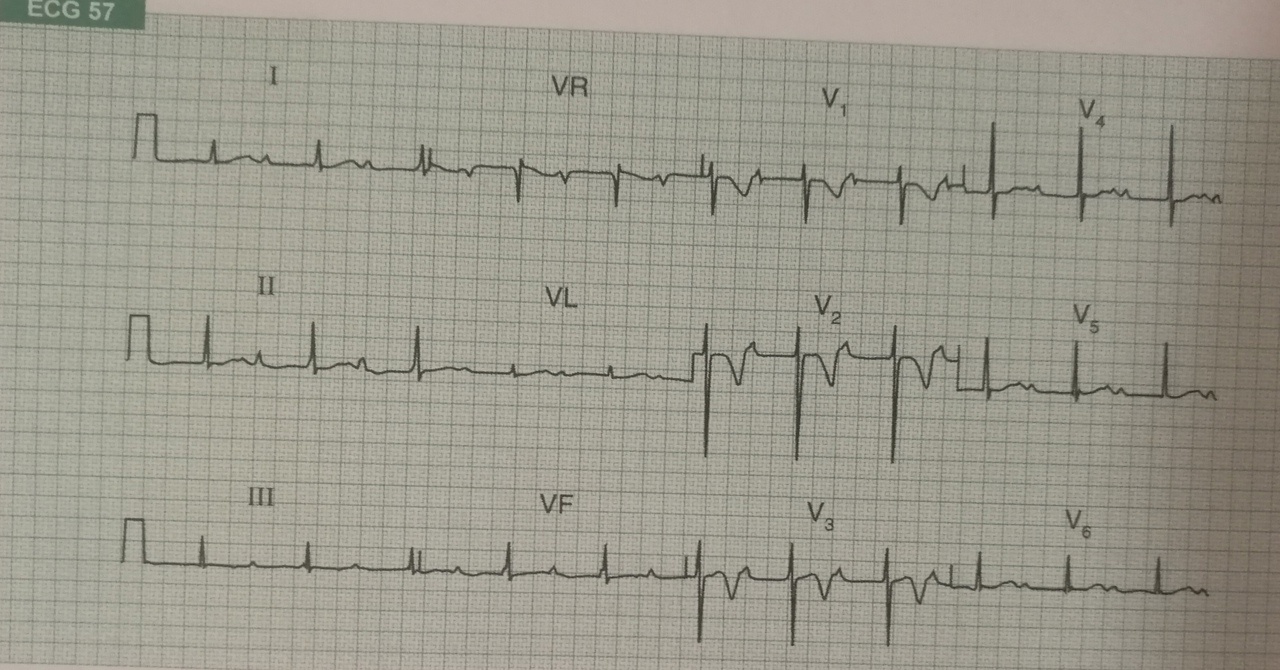
#> input picture images/input/input.jpg, 1280 x 670 px
$ jupyter execute main.ipynb
#> lines starting #> are read from the running program, lines starting #| are printed output that depends on the picture; after the words box and inside, x2 and y2 are one past the last pixel; in counts of white or black regions, pixels touching at a corner belong together
[cell 1]
from pprint import pprint as pp
import numpy as np
import cv2
import random as rnd
import time
from pathlib import Path

[cell 2]
class Line():
  def __init__(self, index, top, down) -> None:
    self.index = index
    self.down = down
    self.top = top

  def __getitem__(self, key):
    if key == 0: return self.index
    if key == 1: return self.top
    if key == 2: return self.down

  def __repr__(self):
    return ("{ index: " + str(self.index) + ", " +\
            "top: " + str(self.top) + ", "+ \
            "down: " + str(self.down) + "}")

def get_mask(img):
    # Convert BGR to HSV
    hsv = cv2.cvtColor(img, cv2.COLOR_BGR2HSV)

    # define range of black color in HSV
    lower_val = np.array([0,0,0])
    upper_val = np.array([50,100,100])

    # Threshold the HSV image to get only black colors
    mask = cv2.inRange(hsv, lower_val, upper_val)

    # invert mask to get black symbols on white background
    mask_inv = cv2.bitwise_not(mask)

    return mask_inv

def get_mask_from_gray(img):
    # define range of black color in HSV
    lower_val = 0
    upper_val = 100

    # Threshold the HSV image to get only black colors
    mask = cv2.inRange(img, lower_val, upper_val)
    mask = cv2.bitwise_not(mask)

    return mask

def get_lines(mask_inv):
    graph = []

    for j in range(mask_inv.shape[1]):
        higher = 0
        lower = 0

        cntBlank = 0
        lines = []

        for i in range(mask_inv.shape[0]):
            if mask_inv[i,j] == 255:
                cntBlank += 1
                if lower == 0:
                    continue

            if lower == 0: lower = i
            if mask_inv[i,j] != 255:
                higher = i
                cntBlank = 0
            if cntBlank > 5:
                lines.append(Line(j, higher, lower))
                lower = 0
                higher = 0
        # if len(lines) > 0:
        for l in lines:
            graph.append(l)
        lines.clear()

    return graph

def draw_islands(ecg, mask_inv, path=r'../images/output/islands.png'):
    test_img = np.ones((
        mask_inv.shape[0],
        mask_inv.shape[1],
        3
        )) * 255

    for island in ecg:
        clr = (
            rnd.randint(0, 255),
            rnd.randint(0, 255),
            rnd.randint(0, 255)
        )
        for i in island:
            cv2.line(
                test_img,
                (i.index, i.top),
                (i.index, i.down),
                clr
                )
    cv2.imwrite(path, test_img)

def get_low_up(graph, img=np.zeros(0)):

    prev = graph[0]
    lastAcc = prev[0]

    prevPoint = 0
    mainPoints = []
    mainPoints.append(graph[0].top)
    prevPoint = graph[0].down
    status = False
    shape = len(img.shape)
    print("Я начну с точки ", mainPoints[0])

    if shape > 1:
        if shape == 2:
            clr = 25
        else:
            clr = (0, 255, 0)
        img[mainPoints[0]][graph[0].index] = clr

    for p in graph[1:]:

        if(status == False):
            if(mainPoints[-1] < p.top):
                if(prevPoint <= p.down):
                    status = False
                    mainPoints.append(p.top)
                    prevPoint = p.down
                else:
                    if((p.top - mainPoints[-1]) > (p.down - prevPoint)):
                        status = False
                        mainPoints.append(p.top)
                        prevPoint = p.down
                    elif((p.top - mainPoints[-1]) < (p.down - prevPoint)):
                        status = True
                        mainPoints.append(p.down)
                        prevPoint = p.top
                    else:
                        status = False
                        mainPoints.append(p.top)
                        prevPoint = p.down
            elif(mainPoints[-1] > p.top):
                if(prevPoint >= p.down):
                    status = True
                    mainPoints.append(p.down)
                    prevPoint = p.top
                else:
                    status = False
                    mainPoints.append(p.top)
                    prevPoint = p.down
            else:
                if(prevPoint <= p.down):
                    status = False
                    mainPoints.append(p.top)
                    prevPoint = p.down
                else:
                    status = True
                    mainPoints.append(p.down)
                    prevPoint = p.top
        else:
            if(mainPoints[-1] > p.down):
                if(prevPoint >= p.top):
                    status = True
                    mainPoints.append(p.down)
                    prevPoint = p.top
                else:
                    if((p.down - mainPoints[-1]) < (p.top - prevPoint)):
                        status = True
                        mainPoints.append(p.down)
                        prevPoint = p.top
                    elif((p.down - mainPoints[-1]) > (p.top - prevPoint)):
                        status = False
                        mainPoints.append(p.top)
                        prevPoint = p.down
                    else:
                        status = True
                        mainPoints.append(p.down)
                        prevPoint = p.top
            elif(mainPoints[-1] < p.down):
                status = False
                mainPoints.append(p.top)
                prevPoint = p.down
            else:
                if(p.top > prevPoint):
                    status = False
                    mainPoints.append(p.top)
                    prevPoint = p.down
                else:
                    status = True
                    mainPoints.append(p.down)
                    prevPoint = p.top

        if shape > 1:
            if shape == 2:
                clr = 200
            else:
                clr = (0, 255, 0)

            blank3 = np.ones(img.shape, np.uint8)*255
            cv2.line(img, (p[0],p[2]), (p[0], p[1]), clr)
            cv2.line(blank3, (p[0],p[2]), (p[0], p[1]), clr)

            if len(img.shape) == 2:
                clr = 255 if status else 0
            else:
                clr = (255, 255, 0) \
                    if status else (0, 255, 255)

            img[mainPoints[-1]][p.index] = clr

    if len(img.shape) > 1:
        cv2.imwrite(r'../images/output/output2.png',img)

    return mainPoints

[cell 3]
img = cv2.imread(r"../images/input/input.jpg", cv2.IMREAD_GRAYSCALE)
#> img: shape (670, 1280); min 42, max 188, mean 152.6
img_clr = cv2.imread(r"../images/input/input.jpg")
#> img_clr is the input picture: shape (670, 1280, 3); mean B, G, R 140.9, 153.5, 155.5
mask_inv = get_mask_from_gray(img)
#> in get_mask_from_gray, `mask = cv2.inRange(img, lower_val, upper_val)`:
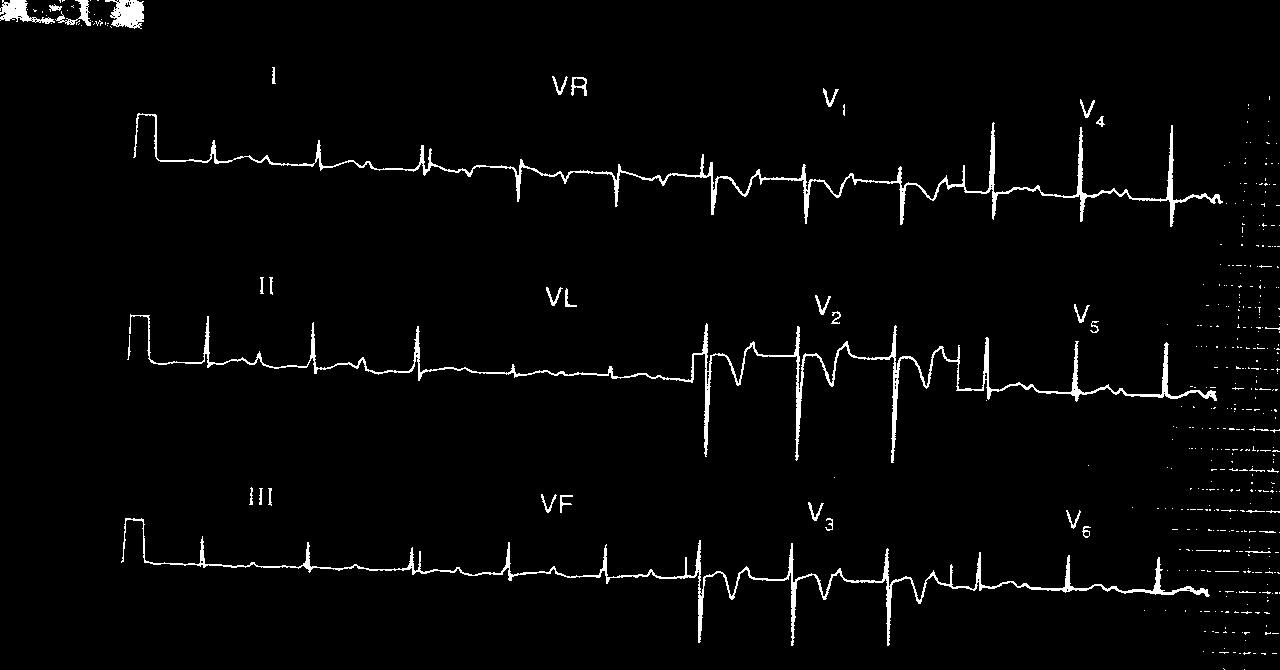
#> mask: shape (670, 1280); 2.5% white; 414 white regions (372 under 20 px), largest, box (x1, y1, x2, y2) and area: (129, 314, 1217, 463) 6101, (133, 113, 1223, 227) 5476, (121, 518, 1210, 646) 5131

graph = get_lines(mask_inv)
#> graph = 4788 items

ecg = []

print(len(graph))
#| 4788

while (len(graph) != 0):
    temp = [graph[0]]

    for k in graph[1:]:
        for wat in temp:

            if not(((wat.top <= (k.top+1) and wat.top >= (k.down-1)) and not(abs(wat.index - k.index) > 1)) or
                   ((wat.down <= (k.top+1) and wat.down >= (k.down-1)) and not(abs(wat.index - k.index) > 1)) or
                   ((k.top <= (wat.top+1) and k.top >= (wat.down-1)) and not(abs(wat.index - k.index) > 1)) or
                   ((k.down <= (wat.top+1) and k.down >= (wat.down-1)) and not(abs(wat.index - k.index) > 1))):
                # если эта точка не сосед предыдущей
                continue
            #if (abs(wat.index - k.index) > 1):
                # если эта точка не сосед предыдущей
                #continue
            temp.append(k)
            #time.sleep(0.25)
            #draw_islands([temp], mask_inv)
            break

    if (len(temp) != 0):
        # print(temp[0])
        ecg.append(temp)
        for i in temp[::-1]:
            #print(i)
            graph.remove(i)
#> after the loop, ecg = 369 items; graph = []

check = 0
count = 0
for index in range(len(ecg)):
    for jndex in range(index, len(ecg)):
        first = ecg[index]
        rest_of_them = ecg[jndex]
        for i in first:
            for j in rest_of_them:
                if ((abs(i.index - j.index) <= 1) and (((i.top >= j.top) and (i.top <= j.down)) or ((i.down >= j.top) and (i.down <= j.down)) or ((j.top >= i.top) and (j.top <= j.down)) or ((j.down >= i.top) and (j.down <= j.down)))):
                    ecg[index] += ecg[jndex]
                    count += 1
                    check = 1
                    break
            if (check == 1):
                check = 0
                break
#> after the loop, count = 6616

print(count)
#| 6616
print(len(ecg))
#| 369
#sorted(ecg, key = len)
draw_islands(ecg, mask_inv)
#> the loop in draw_islands, `for island in ecg:` made 369 passes
#> clr on passes 1 to 3: (197, 215, 20), (132, 248, 207), (155, 244, 183)
#> after the loop in draw_islands, `for island in ecg:`:
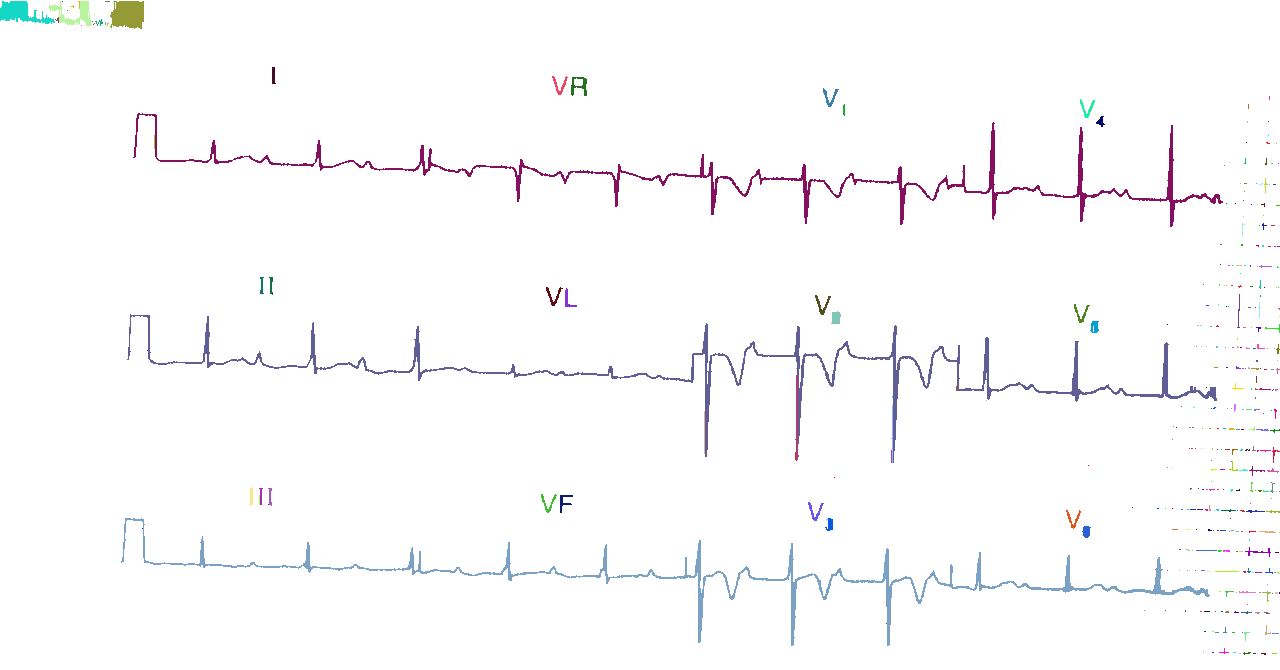
#> test_img: shape (670, 1280, 3) float64; mean of channels 0, 1, 2 252, 251, 251.3; drawn as B, G, R
t = get_low_up(get_lines(mask_inv), img)
#| Я начну с точки  20
#> in get_low_up, `img[mainPoints[0]][graph[0].index] = clr`: img: shape (670, 1280); min 25, max 188, mean 152.6
#> after the loop in get_low_up, `for p in graph[1:]:`:
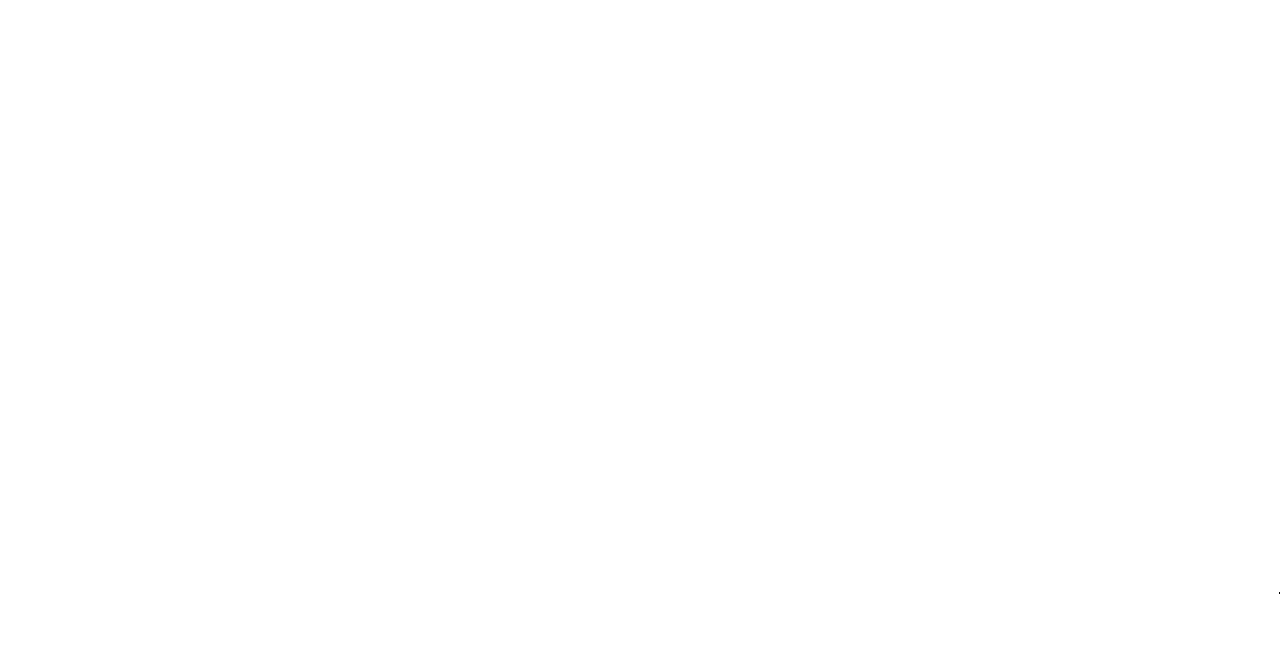
#> blank3: shape (670, 1280); values 200 (black) and 255 (white), 100% white; black in thin lines or dots, all inside (x1, y1, x2, y2) = (1279, 592, 1280, 594)
#> after the loop in get_low_up, `for p in graph[1:]:`:
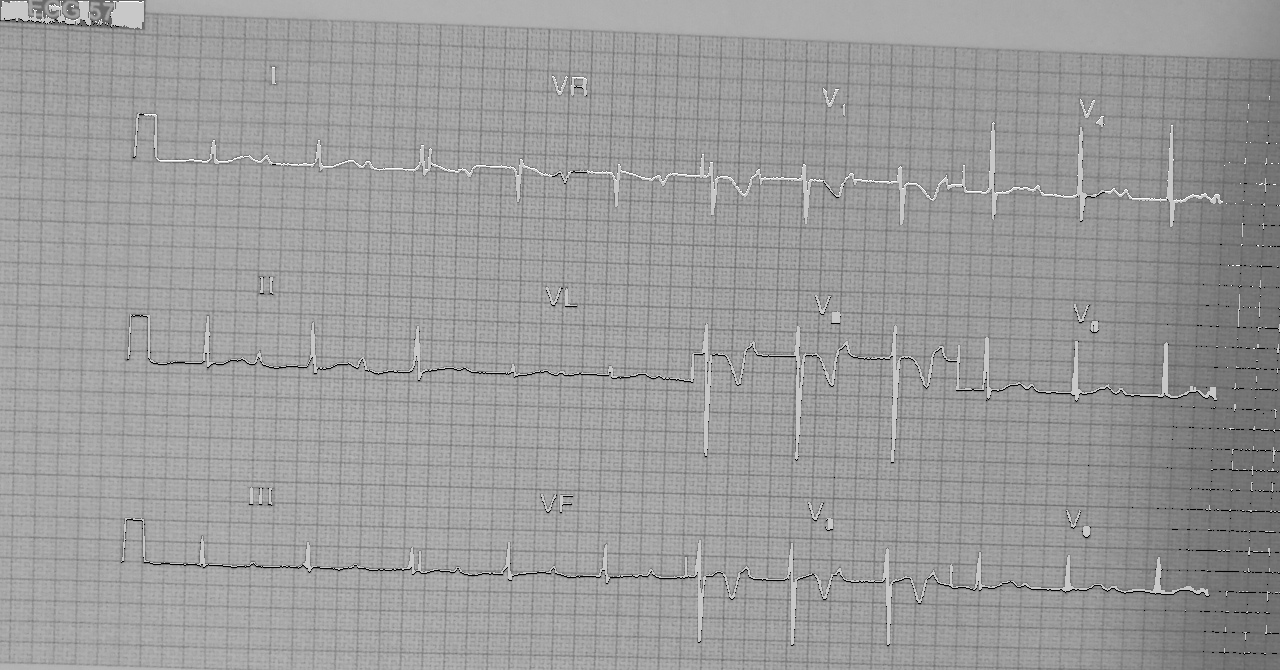
#> img: shape (670, 1280); min 0, max 255, mean 155

[cell 4]
cv2.imwrite(r'../images/output/mask_inv.png',mask_inv)
cv2.imwrite(r'../images/output/output2.png',img)
#> Out = True
# cv2.imwrite(r'../images/output/output.png',blank3)
